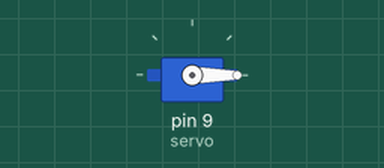
Simulated run of this sketch. Board: Arduino Uno, built with avr-gcc and run on an emulated ATmega328P. On the bench: servo.

Above: at 0.05 s.
At 1.5 s:
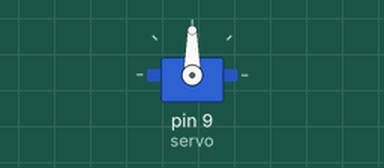
At 3.0 s:
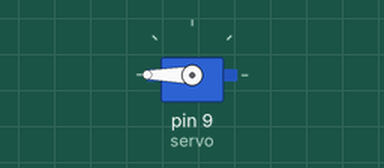
Timing chart, 0 to 6.9 s (numbered marks = the images above):
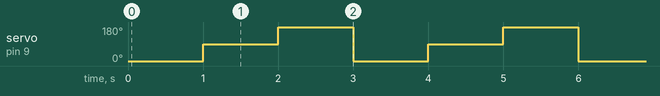

Measured:
- by itself, servo on pin 9 (servo): repeats every 3.0 s: 180° 1.0 s, 0° 1.0 s, 90° 1.0 s

The sketch:

Servo_Motor.ino
```cpp
#include <Servo.h>

// Create a servo object
Servo servo;

void setup() {
  // Attach servo to pin 9
  servo.attach(9);
}

void loop() {
  // Move servo to 0 degrees
  servo.write(0);
  delay(1000);  // Wait 1 second

  // Move servo to 90 degrees
  servo.write(90);
  delay(1000);  // Wait 1 second

  // Move servo to 180 degrees
  servo.write(180);
  delay(1000);  // Wait 1 second
}
```
